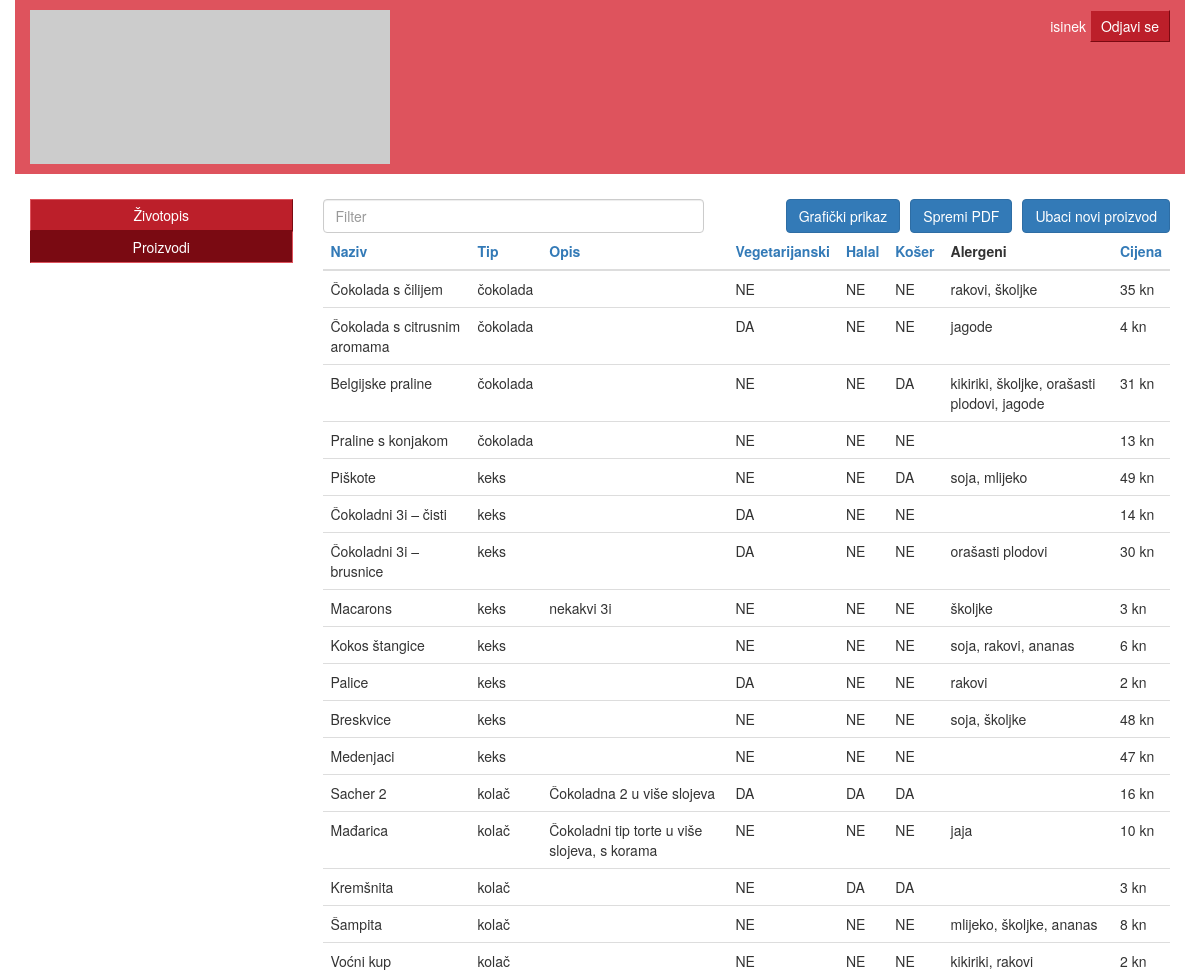
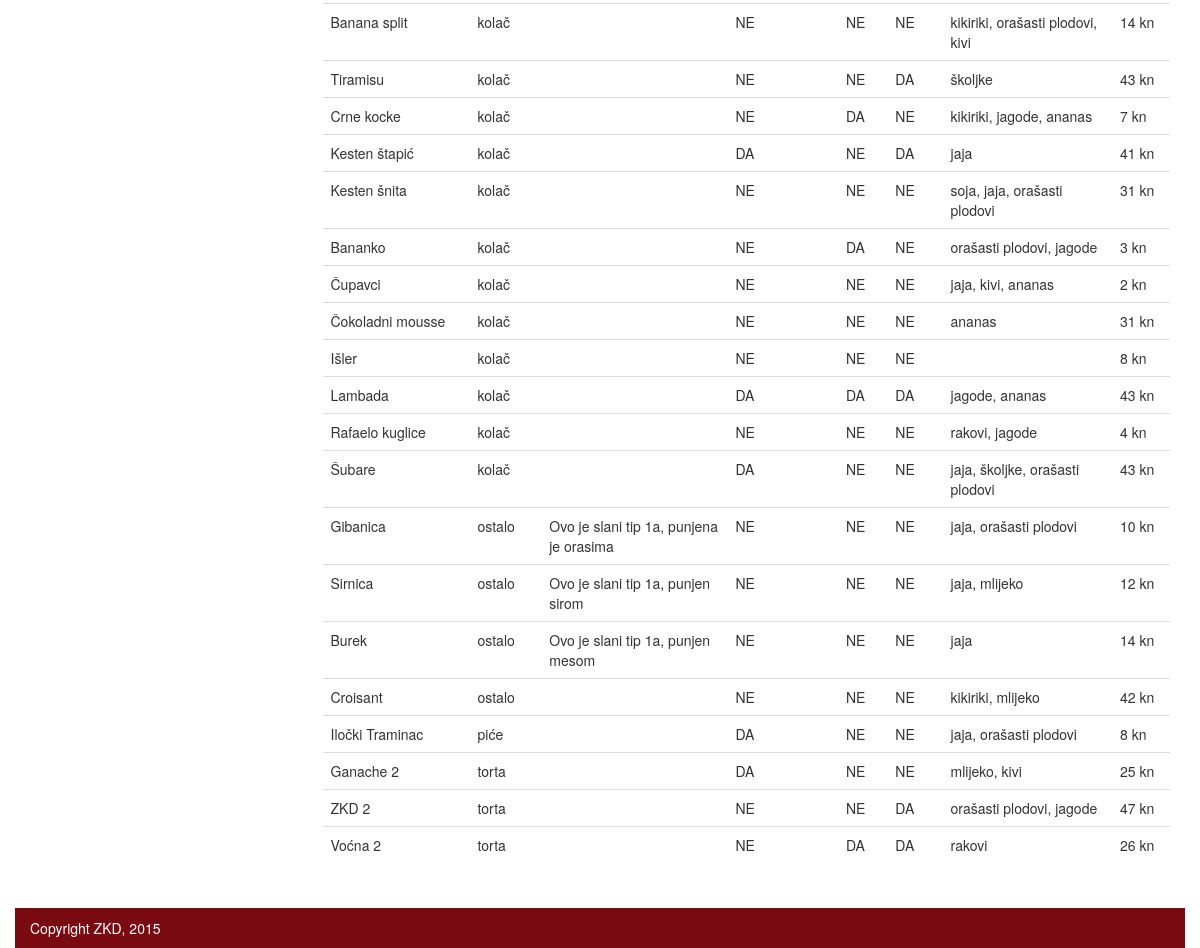
Screenshot of /lab4/proizvodi.php?orderby=3 (signed in) with the database file from the repository (2 pictures, top to bottom).
### tables this page shows
CREATE TABLE IF NOT EXISTS `proizvodi` (
  `id` int(11) NOT NULL AUTO_INCREMENT,
  `naziv` varchar(50) NOT NULL,
  `tip` int(11) NOT NULL,
  `opis` text,
  `vegetarijanski` tinyint(1) NOT NULL,
  `halal` tinyint(1) NOT NULL,
  `koser` tinyint(1) NOT NULL,
  `cijena` decimal(10,0) DEFAULT NULL,
  PRIMARY KEY (`id`)
);

CREATE TABLE IF NOT EXISTS `tip_proizvoda` (
  `id` int(11) NOT NULL AUTO_INCREMENT,
  `naziv` varchar(50) NOT NULL,
  PRIMARY KEY (`id`)
);

### lab4/proizvodi.php (the view, shortened to what this page needs)
<?php
	$orderBy = isset($_GET['orderby']) ? $_GET['orderby'] : 2;
	$desc = isset($_GET['desc']) ? 'DESC' : 'ASC';
	$dbc = mysqli_connect( 'localhost', 'root', '123', 'zkd' ) or die('Pogreška kod spajanja na bazu podataka.');
	$sql = "SELECT proizvodi.id, proizvodi.naziv, tip_proizvoda.naziv, proizvodi.opis, proizvodi.vegetarijanski, proizvodi.halal, proizvodi.koser, proizvodi.cijena FROM proizvodi JOIN tip_proizvoda ON proizvodi.tip = tip_proizvoda.id ORDER BY ".$orderBy." ".$desc.";";
?>
<!doctype html>
<html lang="en">
<head>
	<link href="css/bootstrap.min.css" rel="stylesheet">
	<link href="css/custom.css" rel="stylesheet">
</head>
<body>
	<header class="container">
		<div class="row">
			<div class="col-sm-4 col-xs-6">
				<a class="home-button" href="/zivotopis.php">
					<img src="http://placehold.it/350x150" alt="">
				</a>
			</div>
			<div class="col-sm-8 col-xs-6 user-info">
				<span class="username"><?php print $_SESSION['username'] ?></span>
				<a class="simple-button" href="/logout.php">Odjavi se</a>
			</div>
		</div>
	</header>
	<section class="container content">
		<div class="row">
			<div class="col-md-3 col-sm-12">
				<nav>
					<a class="nav-link" href="zivotopis.php">Životopis</a>
					<a class="nav-link active" href="proizvodi.php">Proizvodi</a>
				</nav>
			</div>
			<div class="col-md-9 col-sm-12">
				<input type="text" class="form-control" id="filterProizvoda" placeholder="Filter" style="float: left; width: 45%;">
				<a href="proizvodi-input.php" class="btn btn-primary" style="float: right;">Ubaci novi proizvod</a>
				<a href="#" class="btn btn-primary" style="float: right; margin-right: 10px;" onclick="printToPdf(jQuery(this));">Spremi PDF</a>
                <a href="#" class="btn btn-primary" style="float: right; margin-right: 10px;">Grafički prikaz</a>
				<table id="tableProizvodi" class="table table-hover">
					<thead>
						<tr>
							<th><a href="proizvodi.php?orderby=2<?php print ($orderBy == 2 && $desc == 'ASC' ? '&desc' : '') ?>">Naziv</a></th>
							<th><a href="proizvodi.php?orderby=3<?php print ($orderBy == 3 && $desc == 'ASC' ? '&desc' : '') ?>">Tip</a></th>
							<th><a href="proizvodi.php?orderby=4<?php print ($orderBy == 4 && $desc == 'ASC' ? '&desc' : '') ?>">Opis</a></th>
							<th><a href="proizvodi.php?orderby=5<?php print ($orderBy == 5 && $desc == 'ASC' ? '&desc' : '') ?>">Vegetarijanski</a></th>
							<th><a href="proizvodi.php?orderby=6<?php print ($orderBy == 6 && $desc == 'ASC' ? '&desc' : '') ?>">Halal</a></th>
							<th><a href="proizvodi.php?orderby=7<?php print ($orderBy == 7 && $desc == 'ASC' ? '&desc' : '') ?>">Košer</a></th>
							<th>Alergeni</th>
							<th><a href="proizvodi.php?orderby=8<?php print ($orderBy == 8 && $desc == 'ASC' ? '&desc' : '') ?>">Cijena</a></th>
						</tr>
					</thead>
					<tbody>
						<?php
							if($result = $dbc->query($sql)) {
								while ($row = $result->fetch_row()) {
									print '<tr>';
										for($i = 1; $i < 8; ++$i) {
											print '<td>'.($i >= 4 && $i < 7 ? ($row[$i] ? 'DA' : 'NE') : $row[$i]).($i == 7 ? ' kn' : '').'</td>';
											if($i == 6) {
												$alergenisql = "SELECT id_proizvoda, GROUP_CONCAT( alergeni.naziv SEPARATOR ', ') FROM alergeni_u_proizvodu JOIN alergeni ON alergeni.id = alergeni_u_proizvodu.id_alergena WHERE id_proizvoda = ".$row[0]." GROUP BY id_proizvoda;";
												if($alergeni = $dbc->query($alergenisql)) {
													$alergenirow = $alergeni->fetch_row();
													print '<td>'.$alergenirow[1].'</td>';
												} else {
													print '<td>'.$alergenisql.'</td>';
												}
											}
										}
									print '</tr>';
								}
							}
						?>
					</tbody>
				</table>
			</div>
		</div>
	</section>
	<footer class="container">
		<span>Copyright ZKD, 2015</span>
	</footer>
</body>
</html>

### lab4/css/custom.css (style rules this page uses)
section.content { padding-top: 25px; padding-bottom: 25px; }
section.content table { border-collapse: separate; border-spacing: 5px 2px; }
section.content table.table { border-collapse: collapse; }
.home-button img { width: 100%; }
header { background: #DE535D; color: white; padding: 10px 15px; }
header .user-info { text-align: right; }
.simple-button { display: inline-block; padding: 5px 10px; background: #BC1F2A; border: 1px solid; border-color: #DE535D #7A0A12 #7A0A12 #DE535D; color: white; }
nav { margin-bottom: 20px; }
.nav-link { display: block; padding: 5px 10px; background: #BC1F2A; border: 1px solid; border-color: #DE535D #7A0A12 #7A0A12 #DE535D; color: white; text-align: center; }
.nav-link:hover, .nav-link:focus, .nav-link.active { background: #7A0A12; border-color: #7A0A12 #DE535D #DE535D #7A0A12; color: white; text-decoration: none; }
footer { background: #7A0A12; padding: 10px 15px; color: white; }

### rows the page displays
proizvodi: naziv "Čokolada s čilijem", tip_proizvoda.naziv "čokolada", vegetarijanski "NE", halal "NE", koser "NE", alergenirow "rakovi, školjke", cijena "35"
proizvodi: naziv "Čokolada s citrusnim aromama", tip_proizvoda.naziv "čokolada", vegetarijanski "DA", halal "NE", koser "NE", alergenirow "jagode", cijena "4"
proizvodi: naziv "Belgijske praline", tip_proizvoda.naziv "čokolada", vegetarijanski "NE", halal "NE", koser "DA", alergenirow "kikiriki, školjke, orašasti plodovi, jagode", cijena "31"
proizvodi: naziv "Praline s konjakom", tip_proizvoda.naziv "čokolada", vegetarijanski "NE", halal "NE", koser "NE", cijena "13"
proizvodi: naziv "Piškote", tip_proizvoda.naziv "keks", vegetarijanski "NE", halal "NE", koser "DA", alergenirow "soja, mlijeko", cijena "49"
proizvodi: naziv "Čokoladni 3i – čisti", tip_proizvoda.naziv "keks", vegetarijanski "DA", halal "NE", koser "NE", cijena "14"
proizvodi: naziv "Čokoladni 3i – brusnice", tip_proizvoda.naziv "keks", vegetarijanski "DA", halal "NE", koser "NE", alergenirow "orašasti plodovi", cijena "30"
proizvodi: naziv "Macarons", tip_proizvoda.naziv "keks", opis "nekakvi 3i", vegetarijanski "NE", halal "NE", koser "NE", alergenirow "školjke", cijena "3"
proizvodi: naziv "Kokos štangice", tip_proizvoda.naziv "keks", vegetarijanski "NE", halal "NE", koser "NE", alergenirow "soja, rakovi, ananas", cijena "6"
proizvodi: naziv "Palice", tip_proizvoda.naziv "keks", vegetarijanski "DA", halal "NE", koser "NE", alergenirow "rakovi", cijena "2"
proizvodi: naziv "Breskvice", tip_proizvoda.naziv "keks", vegetarijanski "NE", halal "NE", koser "NE", alergenirow "soja, školjke", cijena "48"
proizvodi: naziv "Medenjaci", tip_proizvoda.naziv "keks", vegetarijanski "NE", halal "NE", koser "NE", cijena "47"
proizvodi: naziv "Sacher 2", tip_proizvoda.naziv "kolač", opis "Čokoladna 2 u više slojeva", vegetarijanski "DA", halal "DA", koser "DA", cijena "16"
proizvodi: naziv "Mađarica", tip_proizvoda.naziv "kolač", opis "Čokoladni tip torte u više slojeva, s korama", vegetarijanski "NE", halal "NE", koser "NE", alergenirow "jaja", cijena "10"
proizvodi: naziv "Kremšnita", tip_proizvoda.naziv "kolač", vegetarijanski "NE", halal "DA", koser "DA", cijena "3"
proizvodi: naziv "Šampita", tip_proizvoda.naziv "kolač", vegetarijanski "NE", halal "NE", koser "NE", alergenirow "mlijeko, školjke, ananas", cijena "8"
proizvodi: naziv "Voćni kup", tip_proizvoda.naziv "kolač", vegetarijanski "NE", halal "NE", koser "NE", alergenirow "kikiriki, rakovi", cijena "2"
proizvodi: naziv "Banana split", tip_proizvoda.naziv "kolač", vegetarijanski "NE", halal "NE", koser "NE", alergenirow "kikiriki, orašasti plodovi, kivi", cijena "14"
proizvodi: naziv "Tiramisu", tip_proizvoda.naziv "kolač", vegetarijanski "NE", halal "NE", koser "DA", alergenirow "školjke", cijena "43"
proizvodi: naziv "Crne kocke", tip_proizvoda.naziv "kolač", vegetarijanski "NE", halal "DA", koser "NE", alergenirow "kikiriki, jagode, ananas", cijena "7"
proizvodi: naziv "Kesten štapić", tip_proizvoda.naziv "kolač", vegetarijanski "DA", halal "NE", koser "DA", alergenirow "jaja", cijena "41"
proizvodi: naziv "Kesten šnita", tip_proizvoda.naziv "kolač", vegetarijanski "NE", halal "NE", koser "NE", alergenirow "soja, jaja, orašasti plodovi", cijena "31"
proizvodi: naziv "Bananko", tip_proizvoda.naziv "kolač", vegetarijanski "NE", halal "DA", koser "NE", alergenirow "orašasti plodovi, jagode", cijena "3"
proizvodi: naziv "Čupavci", tip_proizvoda.naziv "kolač", vegetarijanski "NE", halal "NE", koser "NE", alergenirow "jaja, kivi, ananas", cijena "2"
proizvodi: naziv "Čokoladni mousse", tip_proizvoda.naziv "kolač", vegetarijanski "NE", halal "NE", koser "NE", alergenirow "ananas", cijena "31"
proizvodi: naziv "Išler", tip_proizvoda.naziv "kolač", vegetarijanski "NE", halal "NE", koser "NE", cijena "8"
proizvodi: naziv "Lambada", tip_proizvoda.naziv "kolač", vegetarijanski "DA", halal "DA", koser "DA", alergenirow "jagode, ananas", cijena "43"
proizvodi: naziv "Rafaelo kuglice", tip_proizvoda.naziv "kolač", vegetarijanski "NE", halal "NE", koser "NE", alergenirow "rakovi, jagode", cijena "4"
proizvodi: naziv "Šubare", tip_proizvoda.naziv "kolač", vegetarijanski "DA", halal "NE", koser "NE", alergenirow "jaja, školjke, orašasti plodovi", cijena "43"
proizvodi: naziv "Gibanica", tip_proizvoda.naziv "ostalo", opis "Ovo je slani tip 1a, punjena je orasima", vegetarijanski "NE", halal "NE", koser "NE", alergenirow "jaja, orašasti plodovi", cijena "10"
proizvodi: naziv "Sirnica", tip_proizvoda.naziv "ostalo", opis "Ovo je slani tip 1a, punjen sirom", vegetarijanski "NE", halal "NE", koser "NE", alergenirow "jaja, mlijeko", cijena "12"
proizvodi: naziv "Burek", tip_proizvoda.naziv "ostalo", opis "Ovo je slani tip 1a, punjen mesom", vegetarijanski "NE", halal "NE", koser "NE", alergenirow "jaja", cijena "14"
proizvodi: naziv "Croisant", tip_proizvoda.naziv "ostalo", vegetarijanski "NE", halal "NE", koser "NE", alergenirow "kikiriki, mlijeko", cijena "42"
proizvodi: naziv "Iločki Traminac", tip_proizvoda.naziv "piće", vegetarijanski "DA", halal "NE", koser "NE", alergenirow "jaja, orašasti plodovi", cijena "8"
proizvodi: naziv "Ganache 2", tip_proizvoda.naziv "torta", vegetarijanski "DA", halal "NE", koser "NE", alergenirow "mlijeko, kivi", cijena "25"
proizvodi: naziv "ZKD 2", tip_proizvoda.naziv "torta", vegetarijanski "NE", halal "NE", koser "DA", alergenirow "orašasti plodovi, jagode", cijena "47"
proizvodi: naziv "Voćna 2", tip_proizvoda.naziv "torta", vegetarijanski "NE", halal "DA", koser "DA", alergenirow "rakovi", cijena "26"

### other values shown
$_SESSION['username'] "isinek"
